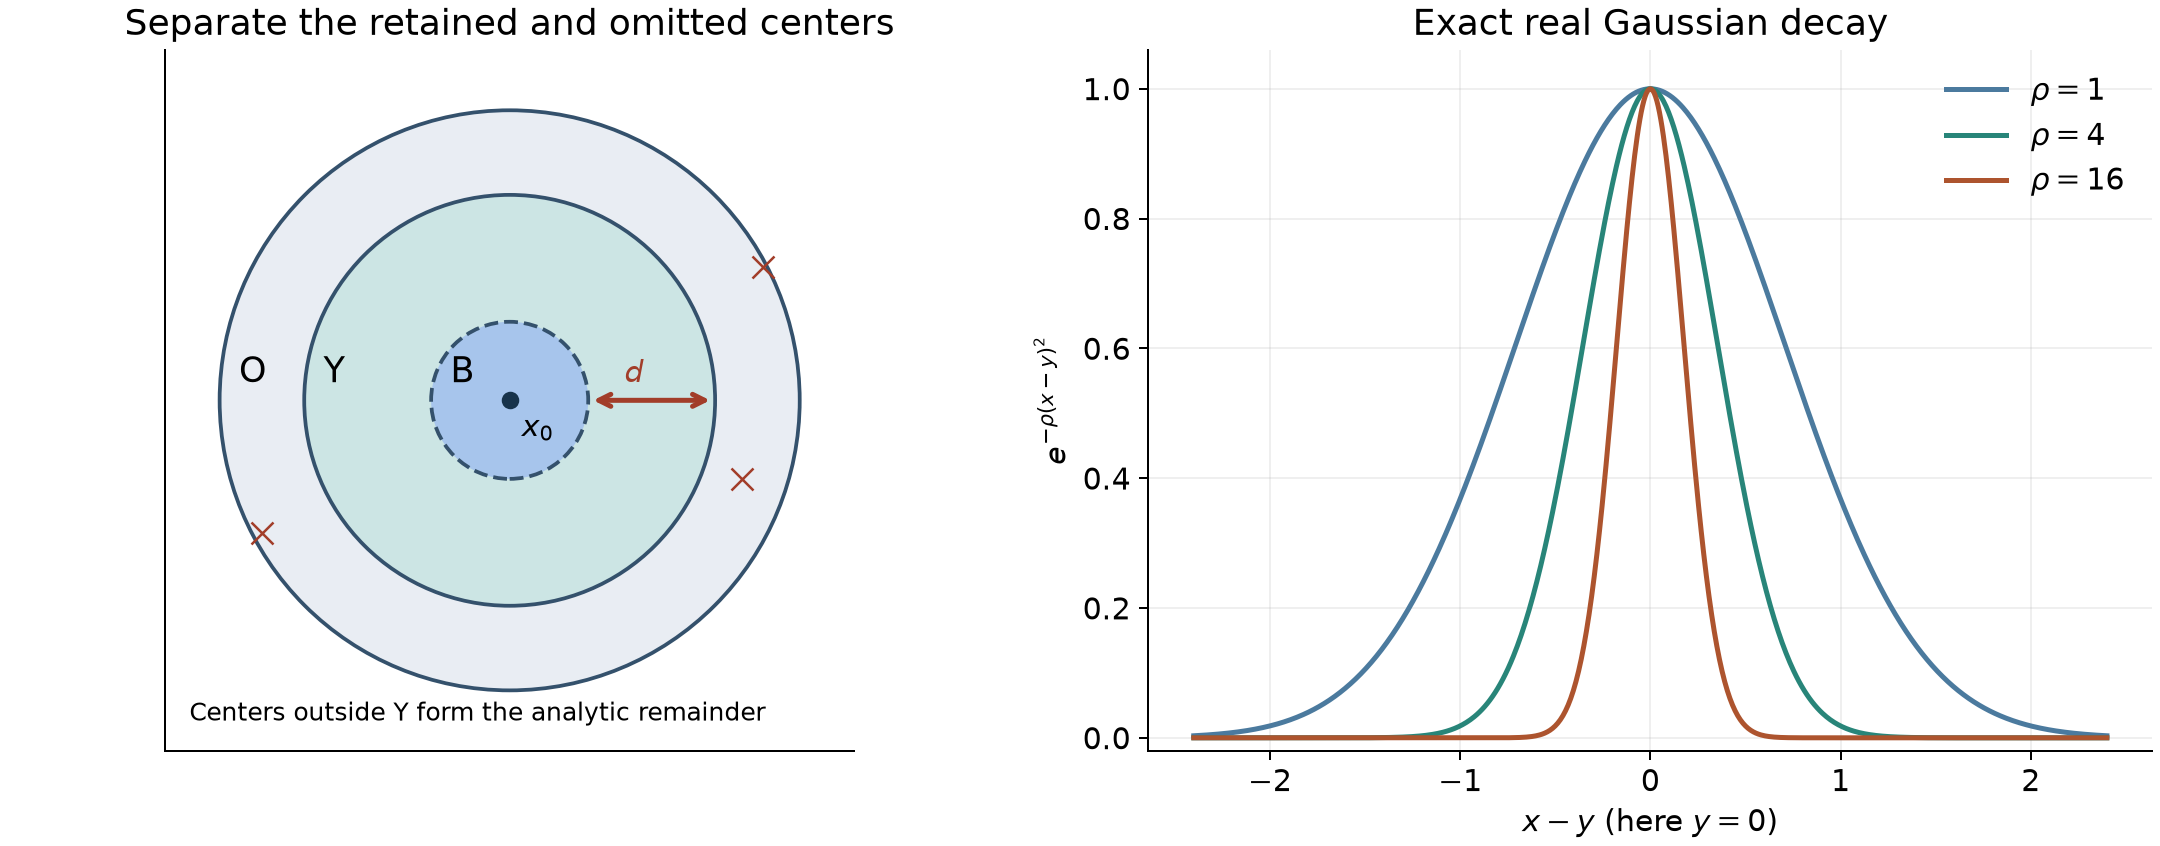

This chart was generated by the following Python code:
from pathlib import Path
import numpy as np
import matplotlib
matplotlib.use("Agg")
import matplotlib.pyplot as plt
from matplotlib.patches import Circle

plt.rcParams.update({"font.size":12,"axes.spines.top":False,"axes.spines.right":False})
fig,axes=plt.subplots(1,2,figsize=(12,4.7),layout="constrained")
ax=axes[0]
for radius,color,label,style in [(2.4,"#e9edf3","O","-"),(1.7,"#cce5e4","Y","-"),(.65,"#a7c5ec","B","--")]:
    ax.add_patch(Circle((0,0),radius,facecolor=color,edgecolor="#34516c",linestyle=style,lw=1.5))
    ax.text(-radius+.16,.15,label,fontsize=14)
ax.plot(0,0,"o",color="#18334a");ax.text(.1,-.3,r"$x_0$")
ax.annotate("",xy=(1.7,0),xytext=(.65,0),arrowprops={"arrowstyle":"<->","color":"#a23d29","lw":2})
ax.text(.95,.15,r"$d$",color="#a23d29")
ax.plot([1.92,2.1,-2.05],[-.65,1.1,-1.1],"x",color="#a23d29",ms=9)
ax.text(-2.65,-2.65,"Centers outside Y form the analytic remainder",fontsize=10)
ax.set(xlim=(-2.85,2.85),ylim=(-2.9,2.9),aspect="equal",title="Separate the retained and omitted centers")
ax.set_xticks([]);ax.set_yticks([])
ax=axes[1];x=np.linspace(-2.4,2.4,701)
for rho,color in [(1,"#4b7a9e"),(4,"#288579"),(16,"#ad542e")]:
    ax.plot(x,np.exp(-rho*x*x),label=rf"$\rho={rho}$",color=color,lw=2)
ax.set(xlabel=r"$x-y$ (here $y=0$)",ylabel=r"$e^{-\rho(x-y)^2}$",title="Exact real Gaussian decay",ylim=(-.02,1.06))
ax.grid(alpha=.2);ax.legend(frameon=False)
root=Path(__file__).parent
fig.savefig(root/"gaussian-center-localization.png",dpi=180)
fig.savefig(root/"gaussian-center-localization.svg")
svg=root/"gaussian-center-localization.svg"
svg.write_text("\n".join(line.rstrip() for line in svg.read_text(encoding="utf-8").splitlines())+"\n",encoding="utf-8")
plt.close(fig)
